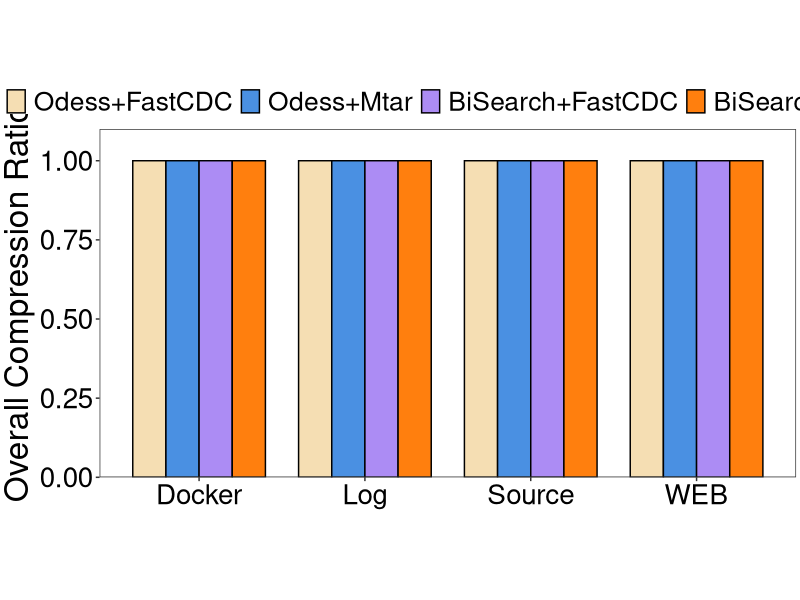
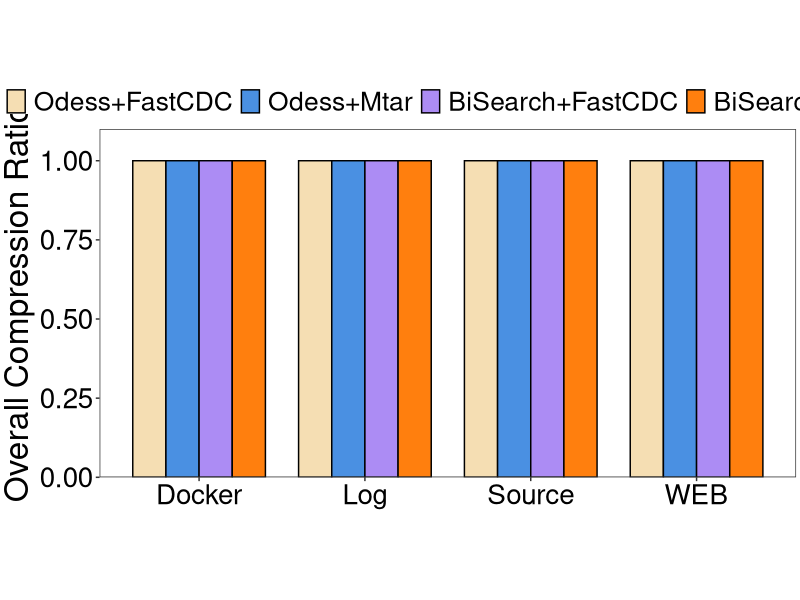

The R source for these figures, in order:
library(ggplot2)
setwd(dirname(rstudioapi::getActiveDocumentContext()$path))
# 定义数据
heights <- c( 1, 1, 1,1, 1, 1, 1, 1,1, 1,1, 1, 1,1, 1, 1)

# 创建数据框
df1 <- data.frame(
  group = rep(c('Source','WEB', 'Docker','Log'), each = 4),
  category = factor(rep(c( 'Odess+FastCDC', 'Odess+Mtar', 'BiSearch+FastCDC','BiSearch+SAC'), times = 4), levels = c('Odess+FastCDC', 'Odess+Mtar', 'BiSearch+FastCDC','BiSearch+SAC')),
  height = heights
)

max_height <- max(df1$height)

# 创建柱状图
p1 <- ggplot(df1, aes(x = group, y = height, fill = category)) + 
  geom_bar(stat = 'identity', position = position_dodge(width = 0.8), 
           colour = "black", width = 0.8) + 
  scale_fill_manual(values = c("#f5deb3", "#4a90e2", "#ac8cf4", "#ff7f0e")) +
  labs(y = 'Overall Compression Ratio') +
  scale_y_continuous(
    limits = c(0, max_height),
    expand = expansion(mult = c(0, 0.1))
  ) +
  theme_bw() +
  theme(
    plot.title = element_text(hjust = 0.5, size = 24, face = "bold"),
    plot.margin = unit(c(0.1, 0.1, 0.1, 0.1), "cm"),
    axis.title.x = element_text(size = 26),
    axis.title.y = element_text(size = 24),
    axis.text = element_text(size = 20, color = "black"),
    aspect.ratio = 0.5,
    panel.grid.major = element_blank(), 
    panel.grid.minor = element_blank(),
    legend.position = "top",
    legend.direction = "horizontal",
    legend.text = element_text(size = 19),
    legend.key.height = unit(1.0, "line"),
    legend.key.width = unit(1.0, "line"),
    legend.margin = margin(t = 0, unit = 'cm'),
    legend.title = element_blank()
  ) +
  theme(axis.title.x = element_blank())

ggsave('../plot/4-2-OCR.pdf', plot = p1, width = 10, height = 5)
print(p1)
